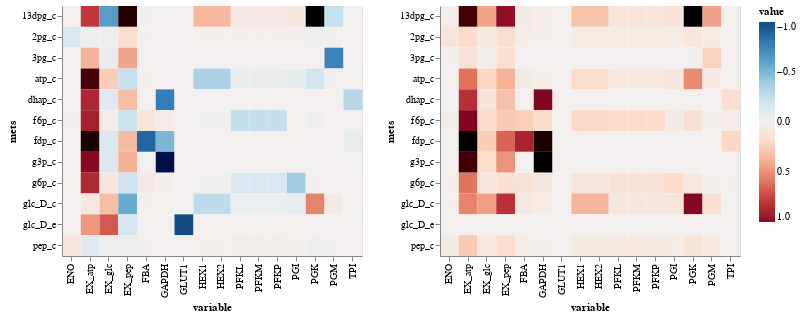

The cell this chart's notebook holds for it:
### Code cell
alt.hconcat(get_heatmaps(Cx_df_median, 'mets'),
            get_heatmaps(Cx_df_iqr, 'mets'))

### Figure 1 — Vega-Lite specification as saved in the notebook (floating-point values rounded to 4 significant figures; data arrays with more than 128 entries replaced by an {"elided": "..."} marker saying what was removed)
{"$schema": "https://vega.github.io/schema/vega-lite/v2.6.0.json", "config": {"view": {"height": 300, "width": 400}}, "datasets": {"data-b7d76321aab757620e62d6502464dea0": {"elided": "192 records"}, "data-ffe93aea387d3d98102b169e78d110e7": {"elided": "192 records"}}, "hconcat": [{"data": {"name": "data-b7d76321aab757620e62d6502464dea0"}, "encoding": {"color": {"field": "value", "scale": {"domain": [1, -1], "scheme": "redblue"}, "type": "quantitative"}, "tooltip": {"field": "value", "type": "quantitative"}, "x": {"field": "variable", "type": "nominal"}, "y": {"field": "mets", "type": "nominal"}}, "height": 250, "mark": "rect", "width": 300}, {"data": {"name": "data-ffe93aea387d3d98102b169e78d110e7"}, "encoding": {"color": {"field": "value", "scale": {"domain": [1, -1], "scheme": "redblue"}, "type": "quantitative"}, "tooltip": {"field": "value", "type": "quantitative"}, "x": {"field": "variable", "type": "nominal"}, "y": {"field": "mets", "type": "nominal"}}, "height": 250, "mark": "rect", "width": 300}]}
